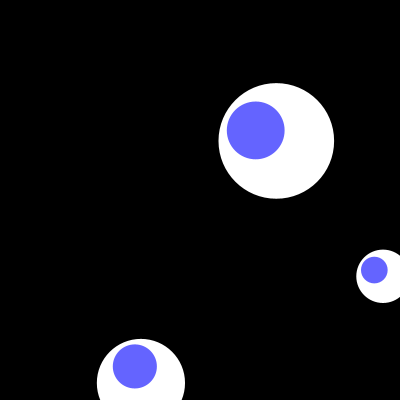
Frame 1 (no input)
Frame 60 (the mouse pressed at the canvas centre just before this capture): identical to frame 1, image omitted
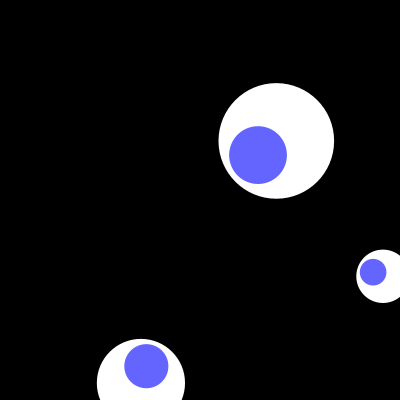
Frame 120 (the mouse held since frame 60 and released just before this capture)

The Processing sketch that drew these frames (run headless with seeded random() and noise(); from frame 60 on, the mouse is pressed at the canvas centre):

// Processing sketch: Eyes
// ── Eyes.pde
void setup() {
  size(400, 400);
  noStroke();
  background(0);
};
//Function to create an eye
void eye(float ex, float ey,float r){
  float x;
  float y;
  //The white part
  fill(255);
  ellipse(ex, ey, r, r);
  //This talks about creating & normalizing a vector for the blue part
  if (( sqrt( pow(mouseX-ex, 2) + pow(mouseY-ey, 2) )) > (r/5)){
    x=ex + (r/5)*(mouseX-ex)/( sqrt( pow(mouseX-ex , 2) + pow(mouseY-ey , 2) +1));
    y=ey + (r/5)*(mouseY-ey)/( sqrt( pow(mouseX-ex , 2) + pow(mouseY-ey , 2) +1));
  }else{
    //If I'm within a range, I don't want to use the vector anymore
    x=mouseX;
    y=mouseY;
  }
  //This creates the bluepart
  fill(100, 100, 255);
  ellipse(x, y, r/2, r/2);
};
//3 random variables for the eye perameters
float a = random(1);
float b = random(1);
float c = random(1);
void draw() {
  background(0);
  //Create and animate the eyes
  eye((width-50)*a+50, (height-50)*b+50, 90*c+30);
  eye((width-50)*b+50, (height-50)*c+50, 90*a+30);
  eye((width-50)*c+50, (height-50)*a+50, 90*b+30);
};
